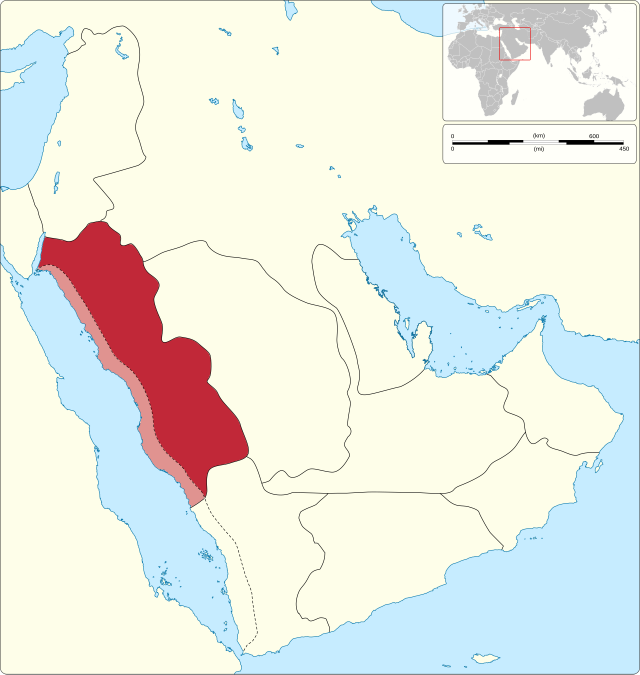
#> input picture atlas-of-the-blessed-lands/tools/data/v401_hejaz_map.webp, 1920 x 2024 px, given in place of e1e2f3fb-image.jpg, which was not available (shown at 1/3 size)
$ python icp.py ../data/v401_hejaz_map.webp
#> lines starting #> are read from the running program, lines starting #| are printed output that depends on the picture; after the words box and inside, x2 and y2 are one past the last pixel; in counts of white or black regions, pixels touching at a corner belong together
import json,sys,subprocess,numpy as np,shapely
from shapely.geometry import shape
from scipy import ndimage
from PIL import Image,ImageDraw
S=sys.argv[1]
im=np.array(Image.open('/root/.claude/uploads/e227bf79-e0c6-5974-a79a-4f0672b36775/e1e2f3fb-image.jpg').convert('RGB')).astype(int)
H,W=im.shape[:2]
#> H = 2024; W = 1920
blk=(im.max(2)<70)
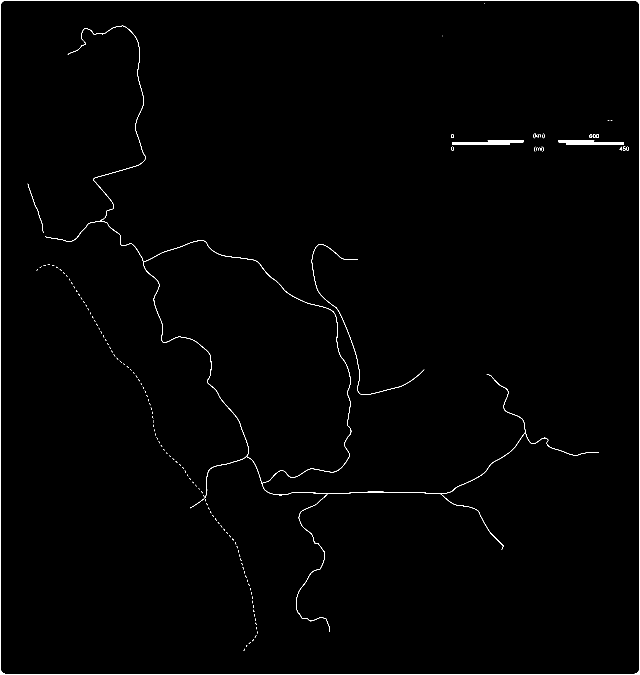
#> blk: shape (2024, 1920) bool (shown at 1/3 size); 0.63% white; 140 white regions (123 under 20 px), largest, box (x1, y1, x2, y2) and area: (0, 0, 1920, 2024) 10121, (135, 77, 1797, 1896) 7773, (1676, 420, 1871, 434) 1943
# coastline also = boundary between light-blue water and non-water
r,g,b=im[...,0],im[...,1],im[...,2]
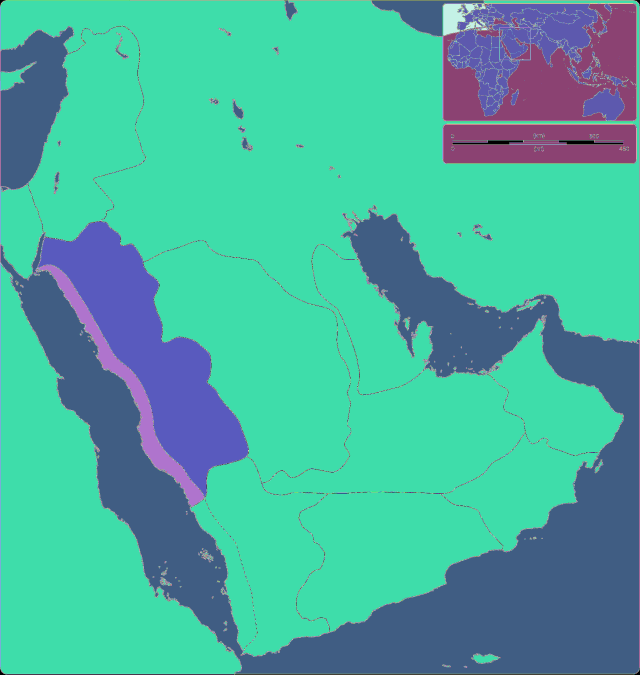
#> r: shape (2024, 1920) int64 (shown at 1/3 size); 256 distinct labels, from 0 to 255; one colour per label, 0 black
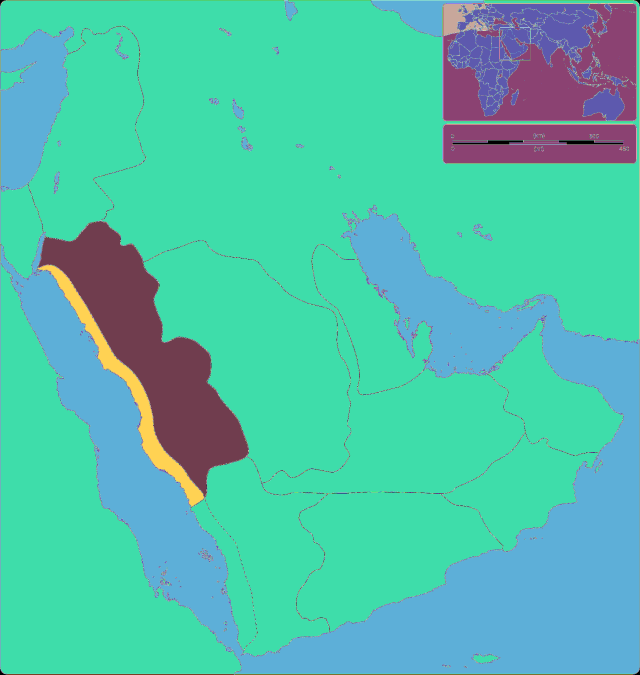
#> g: shape (2024, 1920) int64 (shown at 1/3 size); 256 distinct labels, from 0 to 255; one colour per label, 0 black
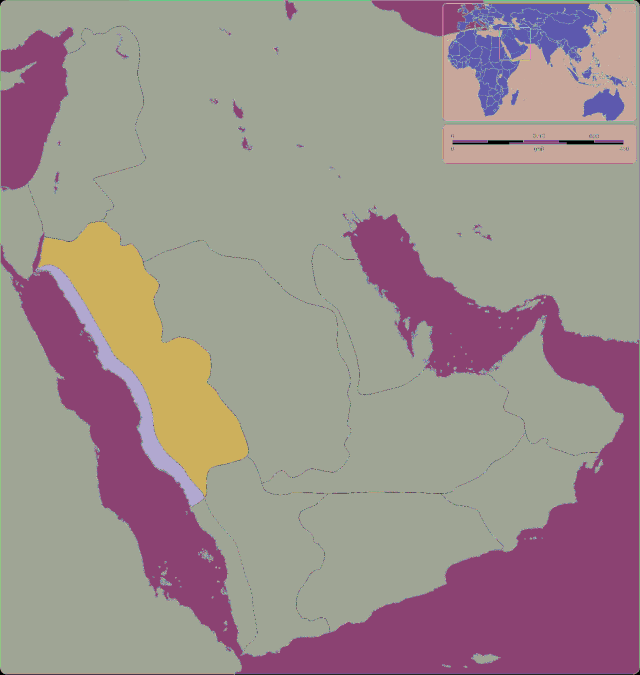
#> b: shape (2024, 1920) int64 (shown at 1/3 size); 256 distinct labels, from 0 to 255; one colour per label, 0 black
water=(b>200)&(g>190)&(r>150)&(r<205)&(b-r>25)
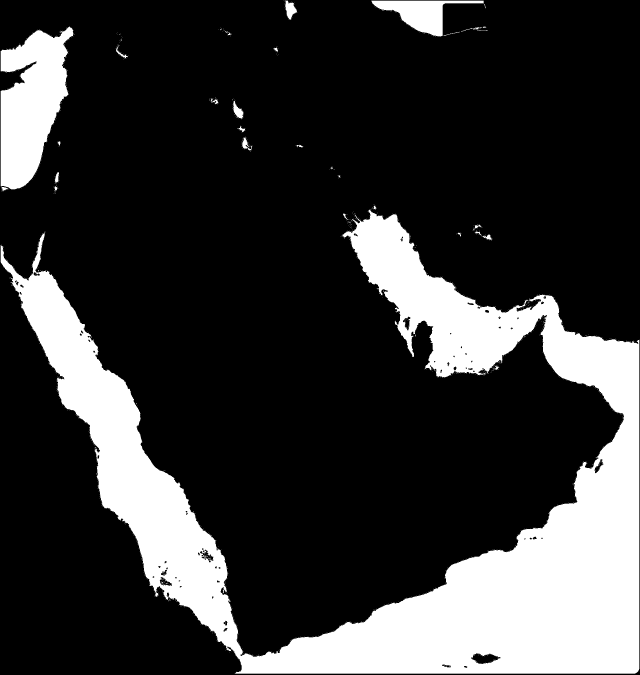
#> water: shape (2024, 1920) bool (shown at 1/3 size); 21.4% white; 1706 white regions (1677 under 20 px), largest, box (x1, y1, x2, y2) and area: (2, 629, 1918, 2021) 741922, (2, 80, 220, 568) 67685, (1114, 2, 1452, 109) 14500
water=ndimage.binary_opening(water,iterations=1)
#> water: shape (2024, 1920) bool; 21.3% white; 41 white regions (14 under 20 px), largest, box (x1, y1, x2, y2) and area: (2, 629, 1918, 2021) 741375, (2, 80, 220, 568) 67664, (1115, 2, 1451, 109) 14494
edge=water ^ ndimage.binary_erosion(water)
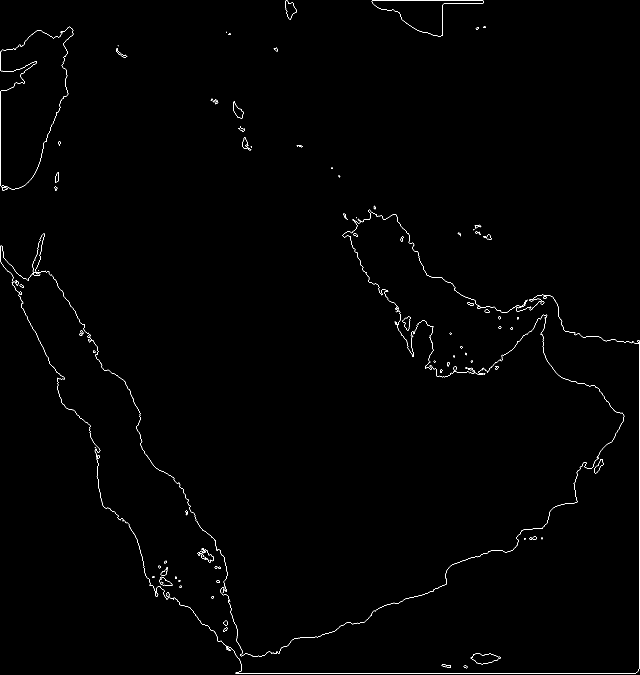
#> edge: shape (2024, 1920) bool (shown at 1/3 size); 0.41% white in thin lines or dots
tgt=blk|edge
#> tgt: shape (2024, 1920) bool; 1% white in thin lines or dots
dt,ind=ndimage.distance_transform_edt(~tgt,return_indices=True)
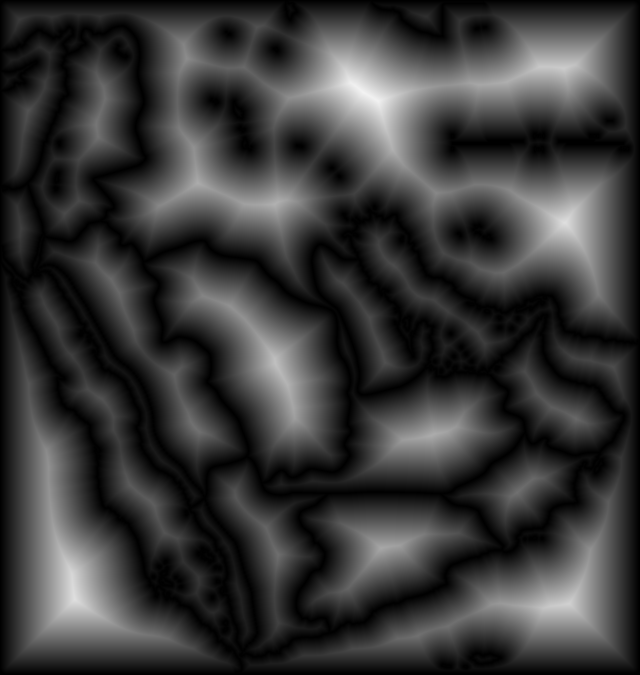
#> dt: shape (2024, 1920) float64 (shown at 1/3 size); min 0, max 243.8, mean 57.7
#> (the run stopped early here; a loop or call above may not have finished)

$ run again, on atlas-of-the-blessed-lands/tools/data/v405_kuwait_map.webp
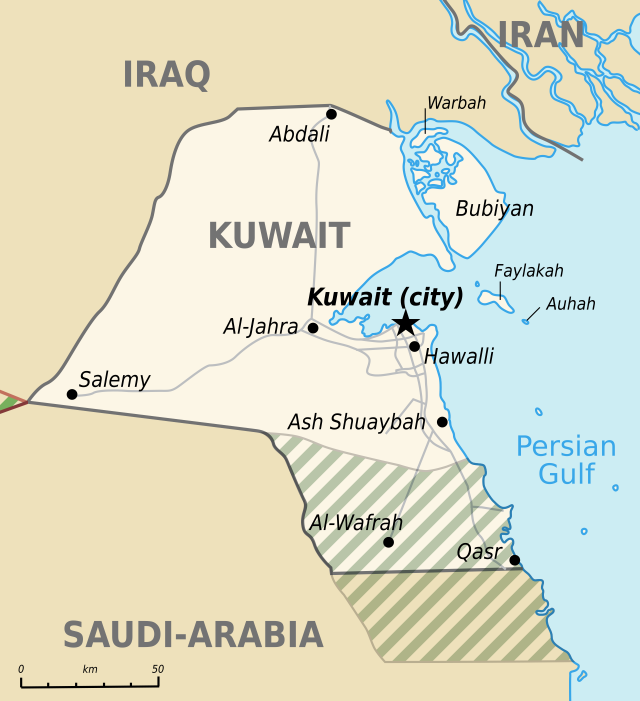
#> input picture atlas-of-the-blessed-lands/tools/data/v405_kuwait_map.webp, 1920 x 2101 px, given in place of e1e2f3fb-image.jpg, which was not available (shown at 1/3 size)
#> `blk=(im.max(2)<70)`:
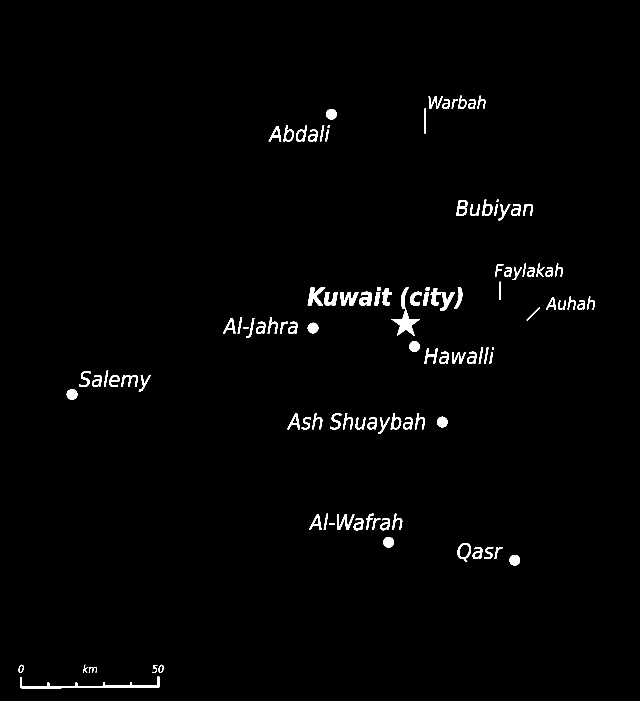
#> blk: shape (2101, 1920) bool (shown at 1/3 size); 1.3% white; 111 white regions, largest, box (x1, y1, x2, y2) and area: (60, 2030, 478, 2065) 3067, (1174, 926, 1260, 1008) 2368, (923, 863, 976, 916) 1350
#> r: shape (2101, 1920) int64; 253 distinct labels, from 0 to 252
#> g: shape (2101, 1920) int64; 247 distinct labels, from 0 to 246
#> b: shape (2101, 1920) int64; 244 distinct labels, from 0 to 243
#> edge: shape (2101, 1920) bool; 0.48% white in thin lines or dots, all inside (x1, y1, x2, y2) = (992, 7, 1920, 2101)
#> tgt: shape (2101, 1920) bool; 1.8% white; 159 white regions (8 under 20 px), largest, box (x1, y1, x2, y2) and area: (992, 288, 1920, 2101) 12618, (60, 2030, 478, 2065) 3067, (1290, 863, 1367, 933) 2156
#> `dt,ind=ndimage.distance_transform_edt(~tgt,return_indices=True)`:
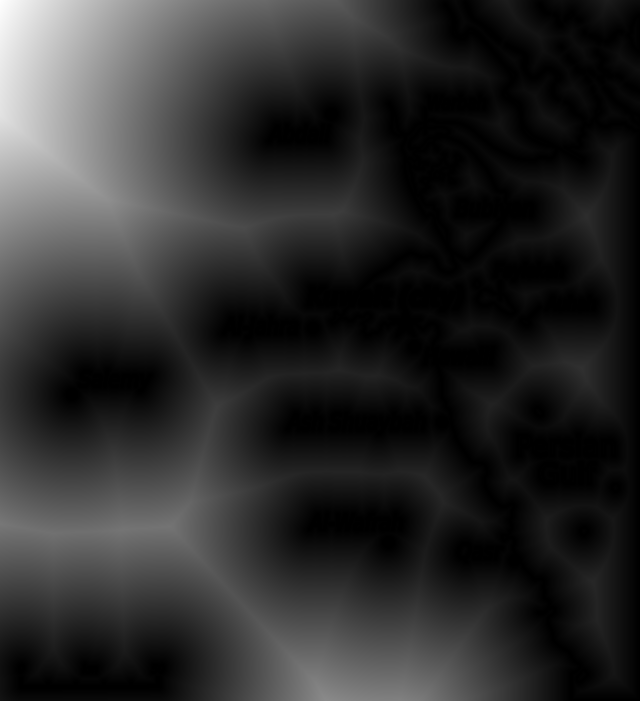
#> dt: shape (2101, 1920) float64 (shown at 1/3 size); min 0, max 909.8, mean 161.9; drawn with min black and max white

$ run again, on atlas-of-the-blessed-lands/tools/data/v414_egyptian_empire_map.webp
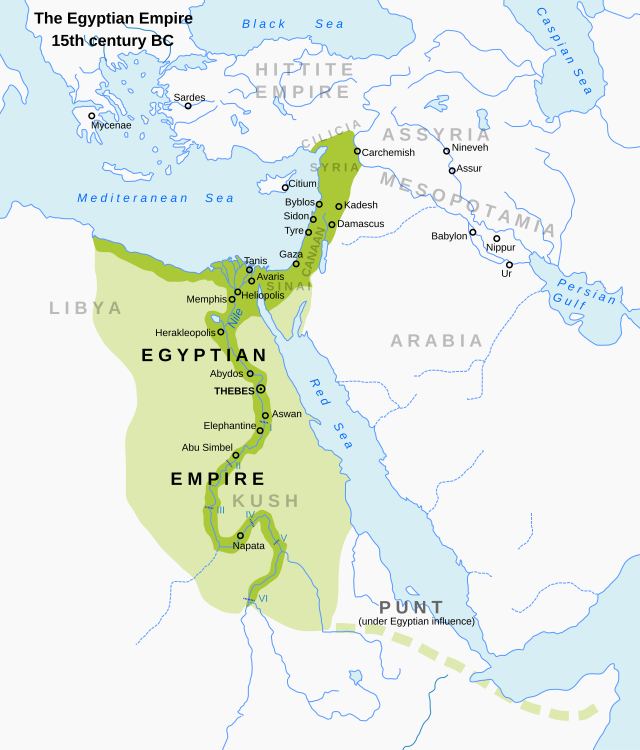
#> input picture atlas-of-the-blessed-lands/tools/data/v414_egyptian_empire_map.webp, 1920 x 2248 px, given in place of e1e2f3fb-image.jpg, which was not available (shown at 1/3 size)
#> `blk=(im.max(2)<70)`:
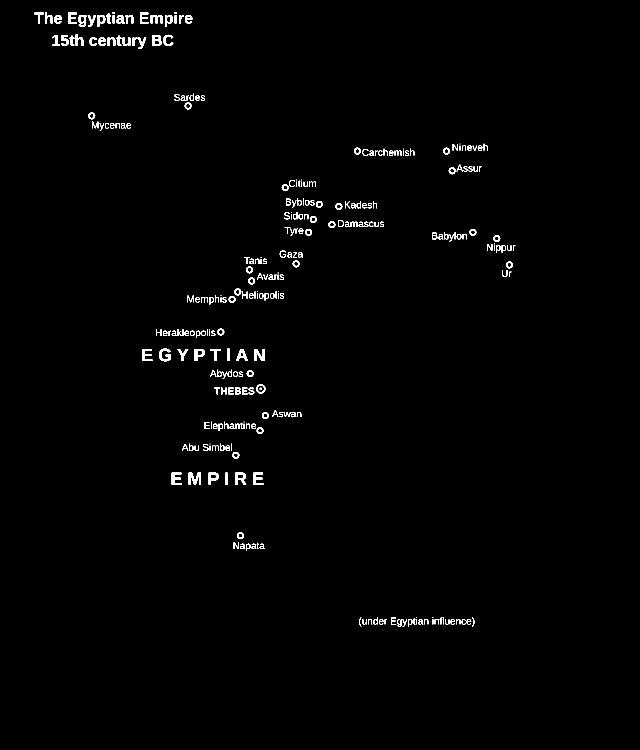
#> blk: shape (2248, 1920) bool (shown at 1/3 size); 0.94% white; 286 white regions (16 under 20 px), largest, box (x1, y1, x2, y2) and area: (566, 1418, 603, 1454) 828, (762, 1047, 793, 1083) 674, (706, 1418, 739, 1454) 674
#> r: shape (2248, 1920) int64; 255 distinct labels, from 0 to 255
#> g: shape (2248, 1920) int64; 252 distinct labels, from 0 to 255
#> b: shape (2248, 1920) int64; 256 distinct labels, from 0 to 255
#> `dt,ind=ndimage.distance_transform_edt(~tgt,return_indices=True)`:
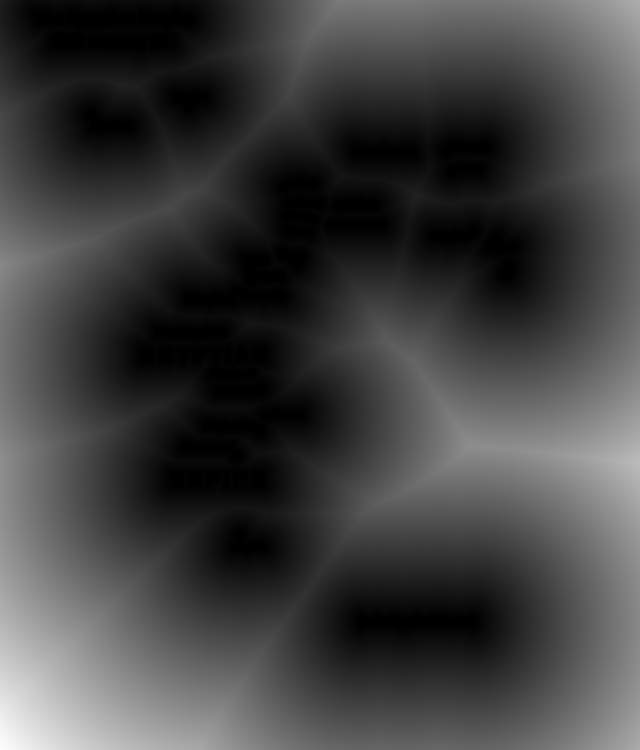
#> dt: shape (2248, 1920) float64 (shown at 1/3 size); min 0, max 923.4, mean 237.1; drawn with min black and max white
